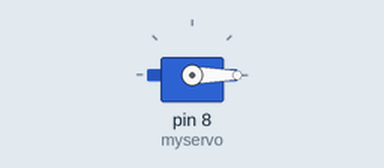
This sketch was run on a simulated Arduino Uno, built with avr-gcc and run on an emulated ATmega328P. Parts: servo.

Above: at 0.05 s.
At 2.8 s:
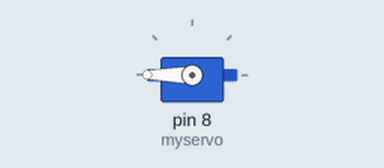
At 5.55 s:
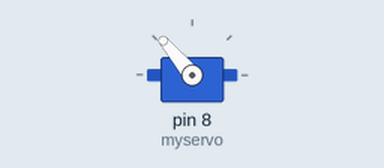
At 11.05 s:
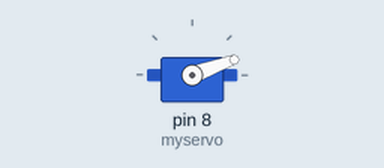
Timing chart, 0 to 16.9 s (numbered marks = the images above):
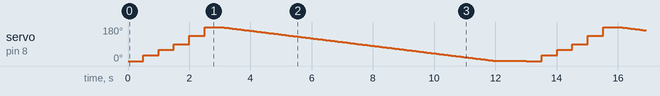

The sketch:

servo2.ino
```cpp
#include <Servo.h>
Servo myservo;  //创建一个舵机控制对象
                // 使用Servo类最多可以控制8个舵机
int pos = 0;    // 该变量用与存储舵机角度位置
/*~~~~~~~~~~~~~~~~~~~~~~~~~~华丽的分割线~~~~~~~~~~~~~~~~~~~~~~~~~~ */
void setup()
{
  myservo.attach(8);  // 该舵机由arduino第九脚控制
}
/*~~~~~~~~~~~~~~~~~~~~~~~~~~华丽的分割线 ~~~~~~~~~~~~~~~~~~~~~~~~~~ */
void loop()
{
  myservo.write(0);
  delay(500);
  myservo.write(30);
  delay(500);
  myservo.write(60);
  delay(500);
  myservo.write(90);
  delay(500);
  myservo.write(135);
  delay(500);
  myservo.write(180);
  delay(500);

  for(pos = 180; pos>=1; pos-=1)   //从180度到0度运动
  {
    myservo.write(pos);         // 指定舵机转向的角度
    delay(50);                        // 等待15ms让舵机到达指定位置
  }
  delay(1000);
}
```
